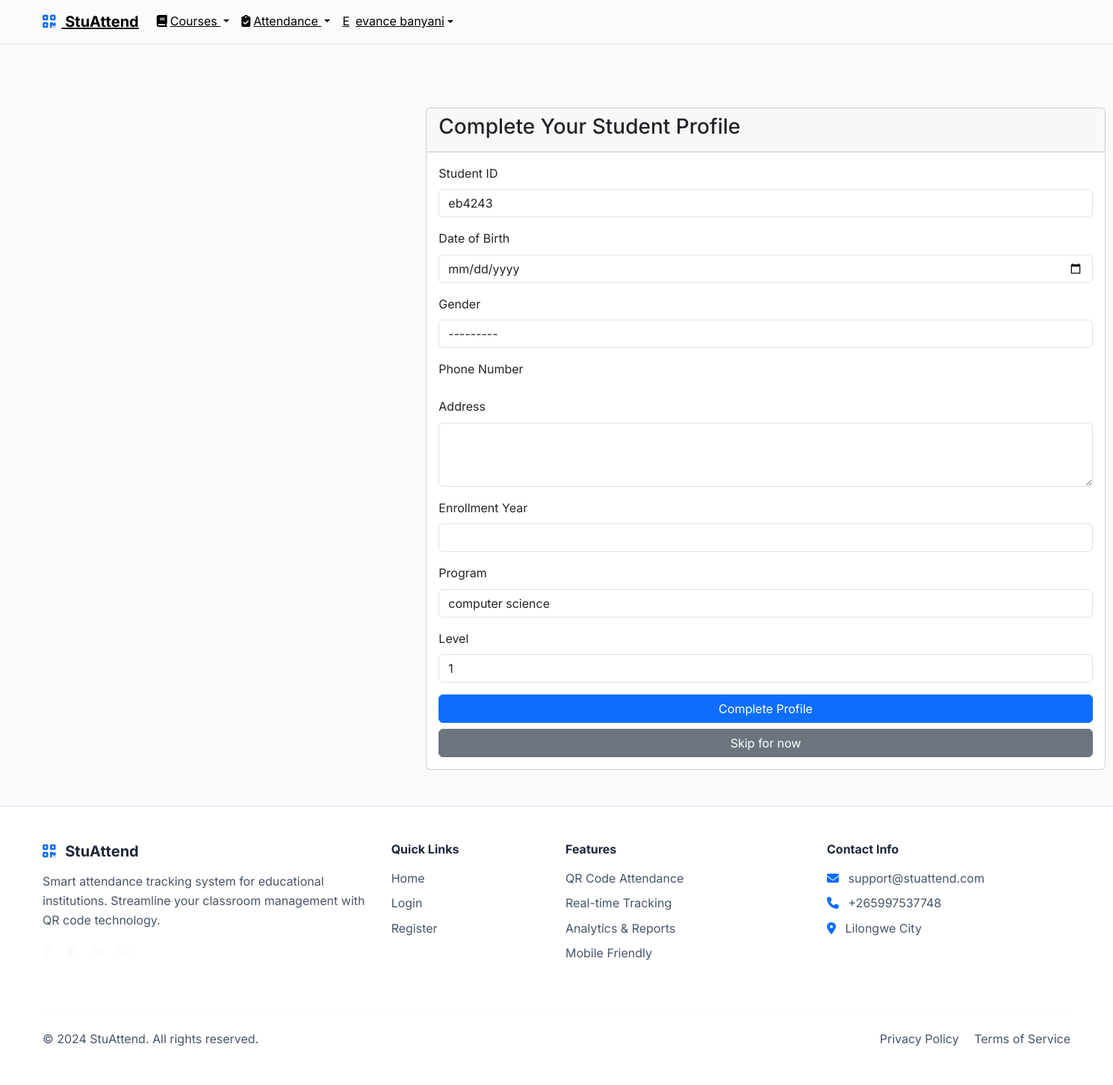
The page /accounts/complete-student-profile/ (signed in) on the database its author committed.
### accounts/models.py (models this page shows, shortened)
class User(AbstractUser):
    ROLE_CHOICES = [
        ('admin', 'Administrator'),
        ('lecturer', 'Lecturer'),
        ('student', 'Student'),
    ]
    role = models.CharField(max_length=10, choices=ROLE_CHOICES, default='student')
    email = models.EmailField(unique=True)
    phone = models.CharField(
        max_length=15,
        validators=[RegexValidator(r'^\+?1?\d{9,15}$')],
        blank=True,
        null=True
    )
    created_at = models.DateTimeField(auto_now_add=True)
    updated_at = models.DateTimeField(auto_now=True)
    USERNAME_FIELD = 'email'
    REQUIRED_FIELDS = ['username', 'first_name', 'last_name']

class Student(models.Model):
    GENDER_CHOICES = [
        ('Male', 'Male'),
        ('Female', 'Female'),
        ('Other', 'Other'),
    ]
    user = models.OneToOneField(User, on_delete=models.CASCADE, related_name='student_profile')
    student_id = models.CharField(max_length=20, unique=True)
    program = models.CharField(max_length=100)  # Renamed from department
    level = models.IntegerField(choices=[(i, str(i)) for i in range(1, 5)], default=1)  # Renamed from year_of_study
    enrollment_year = models.PositiveIntegerField(null=True, blank=True)  # Replaced enrollment_date
    date_of_birth = models.DateField(null=True, blank=True)
    gender = models.CharField(max_length=10, choices=GENDER_CHOICES, null=True, blank=True)
    address = models.TextField(null=True, blank=True)

### accounts/views.py (the view)
# urls.py: path('complete-student-profile/', views.complete_student_profile, name='complete_student_profile'),
@login_required
def complete_student_profile(request):
    if request.user.role != 'student':
        messages.error(request, 'Access denied.')
        return redirect('dashboard:home')
    student = None
    is_complete = False
    try:
        student = request.user.student_profile
        if student.date_of_birth:  # Proxy for completion
            is_complete = True
            messages.info(request, 'Profile already completed.')
            return redirect('dashboard:student_dashboard')
    except Student.DoesNotExist:
        pass
    if request.method == 'POST':
        if student:
            form = StudentProfileForm(request.POST, instance=student)
        else:
            form = StudentProfileForm(request.POST)
        if form.is_valid():
            student = form.save(user=request.user)
            messages.success(request, 'Student profile completed successfully!')
            return redirect('dashboard:student_dashboard')
        else:
            messages.error(request, 'Please correct the errors below.')
    else:
        if student:
            form = StudentProfileForm(instance=student)
        else:
            form = StudentProfileForm()
    return render(request, 'accounts/complete_student_profile.html', {'form': form})

### accounts/forms.py (shortened to what this page needs)
class StudentProfileForm(forms.ModelForm):
    phone = forms.CharField(
        max_length=15,
        required=False,
        widget=forms.TextInput(attrs={'class': 'form-control'}),
        help_text="Optional phone number"
    )
    class Meta:
        model = Student
        fields = ['student_id', 'program', 'level', 'enrollment_year', 'date_of_birth', 'gender', 'address']
        widgets = {
            'student_id': forms.TextInput(attrs={'class': 'form-control'}),
            'program': forms.TextInput(attrs={'class': 'form-control'}),
            'level': forms.Select(attrs={'class': 'form-control'}),
            'enrollment_year': forms.NumberInput(attrs={'class': 'form-control', 'min': '2000', 'max': '2030'}),
            'date_of_birth': forms.DateInput(attrs={'class': 'form-control', 'type': 'date'}),
            'gender': forms.Select(attrs={'class': 'form-control'}),
            'address': forms.Textarea(attrs={'class': 'form-control', 'rows': 3}),
        }

### templates/accounts/complete_student_profile.html (shortened to what this page needs)
{% extends 'base/base.html' %}
{% load static %}
{% block content %}
<div class="container mt-5">
    <div class="row justify-content-center">
        <div class="col-md-8">
            <div class="card">
                <div class="card-header">
                    <h3 class="card-title">Complete Your Student Profile</h3>
                </div>
                <div class="card-body">
                    <form method="post">
                        <div class="mb-3">
                            <label for="{{ form.student_id.id_for_label }}" class="form-label">Student ID</label>
                            {{ form.student_id }}
                        </div>
                        <div class="mb-3">
                            <label for="{{ form.date_of_birth.id_for_label }}" class="form-label">Date of Birth</label>
                            {{ form.date_of_birth }}
                        </div>
                        <div class="mb-3">
                            <label for="{{ form.gender.id_for_label }}" class="form-label">Gender</label>
                            {{ form.gender }}
                        </div>
                        <div class="mb-3">
                            <label for="{{ form.phone_number.id_for_label }}" class="form-label">Phone Number</label>
                        </div>
                        <div class="mb-3">
                            <label for="{{ form.address.id_for_label }}" class="form-label">Address</label>
                            {{ form.address }}
                        </div>
                        <div class="mb-3">
                            <label for="{{ form.enrollment_year.id_for_label }}" class="form-label">Enrollment Year</label>
                            {{ form.enrollment_year }}
                        </div>
                        <div class="mb-3">
                            <label for="{{ form.program.id_for_label }}" class="form-label">Program</label>
                            {{ form.program }}
                        </div>
                        <div class="mb-3">
                            <label for="{{ form.level.id_for_label }}" class="form-label">Level</label>
                            {{ form.level }}
                        </div>
                        <div class="d-grid gap-2">
                            <button type="submit" class="btn btn-primary">Complete Profile</button>
                            <a href="{% url 'dashboard:student_dashboard' %}" class="btn btn-secondary">Skip for now</a>
                        </div>
                    </form>
                </div>
            </div>
        </div>
    </div>
</div>
{% endblock %}

### templates/base/base.html (shortened to what this page needs)
<!DOCTYPE html>
<html lang="en">
{% load static %}
<head>
    <link href="https://cdn.jsdelivr.net/npm/bootstrap@5.3.0/dist/css/bootstrap.min.css" rel="stylesheet">
    <link rel="stylesheet" href="https://cdn.jsdelivr.net/npm/bootstrap-icons@1.10.0/font/bootstrap-icons.css">
    <link rel="stylesheet" href="https://cdnjs.cloudflare.com/ajax/libs/font-awesome/6.4.0/css/all.min.css">
    <link rel="stylesheet" href="{% static 'css/modern-styles.css' %}">
    <link rel="stylesheet" href="{% static 'css/styles.css' %}">
</head>
<body>
    <nav class="navbar navbar-expand-lg navbar-modern fixed-top" id="mainNavbar">
        <div class="container">
            <a class="navbar-brand fw-bold" href="/">
                <i class="fas fa-qrcode text-primary me-2"></i>
                StuAttend
            </a>
            <div class="collapse navbar-collapse" id="navbarNav">
                <ul class="navbar-nav">
                    {% if user.is_authenticated %}
                        <li class="nav-item dropdown">
                            <a class="nav-link dropdown-toggle {% if 'courses' in request.path %}active{% endif %}" href="#" id="coursesDropdown" role="button" data-bs-toggle="dropdown" aria-expanded="false">
                                <i class="fas fa-book me-1"></i>Courses
                            </a>
                        </li>
                        <li class="nav-item dropdown">
                            <a class="nav-link dropdown-toggle {% if 'attendance' in request.path %}active{% endif %}" href="#" id="attendanceDropdown" role="button" data-bs-toggle="dropdown" aria-expanded="false">
                                <i class="fas fa-clipboard-check me-1"></i>Attendance
                            </a>
                        </li>
                        <li class="nav-item dropdown">
                            <a class="nav-link dropdown-toggle d-flex align-items-center" href="#" id="navbarDropdown" role="button" data-bs-toggle="dropdown">
                                <div class="avatar-circle me-2">
                                    {{ user.get_full_name|default:user.username|first|upper }}
                                </div>
                                {{ user.get_full_name|default:user.username }}
                            </a>
                        </li>
                    {% endif %}
                </ul>
            </div>
        </div>
    </nav>
    <main class="{% if not request.path == '/' %}main-content container-fluid mt-5 pt-5{% endif %}">
        {% block content %}{% endblock %}
    </main>
    <footer class="footer-modern py-5 mt-5">
        <div class="container">
            <div class="row">
                <div class="col-lg-4 mb-4">
                    <h5 class="fw-bold mb-3">
                        <i class="fas fa-qrcode text-primary me-2"></i>
                        StuAttend
                    </h5>
                    <p class="text-light-emphasis">
                        Smart attendance tracking system for educational institutions.
                        Streamline your classroom management with QR code technology.
                    </p>
                    <div class="social-links">
                        <a href="#" class="text-light me-3"><i class="fab fa-facebook-f"></i></a>
                        <a href="#" class="text-light me-3"><i class="fab fa-twitter"></i></a>
                        <a href="#" class="text-light me-3"><i class="fab fa-linkedin-in"></i></a>
                        <a href="#" class="text-light"><i class="fab fa-instagram"></i></a>
                    </div>
                </div>
                <div class="col-lg-2 mb-4">
                    <h6 class="fw-bold mb-3">Quick Links</h6>
                    <ul class="list-unstyled">
                        <li class="mb-2"><a href="/" class="text-light-emphasis text-decoration-none">Home</a></li>
                        <li class="mb-2"><a href="{% url 'accounts:login' %}" class="text-light-emphasis text-decoration-none">Login</a></li>
                        <li class="mb-2"><a href="{% url 'accounts:register' %}" class="text-light-emphasis text-decoration-none">Register</a></li>
                    </ul>
                </div>
                <div class="col-lg-3 mb-4">
                    <h6 class="fw-bold mb-3">Features</h6>
                    <ul class="list-unstyled">
                        <li class="mb-2"><a href="#" class="text-light-emphasis text-decoration-none">QR Code Attendance</a></li>
                        <li class="mb-2"><a href="#" class="text-light-emphasis text-decoration-none">Real-time Tracking</a></li>
                        <li class="mb-2"><a href="#" class="text-light-emphasis text-decoration-none">Analytics & Reports</a></li>
                        <li class="mb-2"><a href="#" class="text-light-emphasis text-decoration-none">Mobile Friendly</a></li>
                    </ul>
                </div>
                <div class="col-lg-3 mb-4">
                    <h6 class="fw-bold mb-3">Contact Info</h6>
                    <ul class="list-unstyled">
                        <li class="mb-2">
                            <i class="fas fa-envelope text-primary me-2"></i>
                            <span class="text-light-emphasis">support@stuattend.com</span>
                        </li>
                        <li class="mb-2">
                            <i class="fas fa-phone text-primary me-2"></i>
                            <span class="text-light-emphasis">+265997537748</span>
                        </li>
                        <li class="mb-2">
                            <i class="fas fa-map-marker-alt text-primary me-2"></i>
                            <span class="text-light-emphasis">Lilongwe City</span>
                        </li>
                    </ul>
                </div>
            </div>
            <hr class="my-4">
            <div class="row align-items-center">
                <div class="col-md-6">
                    <p class="text-light-emphasis mb-0">&copy; 2024 StuAttend. All rights reserved.</p>
                </div>
                <div class="col-md-6 text-md-end">
                    <a href="#" class="text-light-emphasis text-decoration-none me-3">Privacy Policy</a>
                    <a href="#" class="text-light-emphasis text-decoration-none">Terms of Service</a>
                </div>
            </div>
        </div>
    </footer>
</body>
</html>

### static/css/modern-styles.css (style rules this page uses)
:root { --primary-color: #6366f1; --primary-dark: #4f46e5; --secondary-color: #8b5cf6; --accent-color: #06b6d4; --success-color: #10b981; --warning-color: #f59e0b; --error-color: #ef4444; --dark-color: #1e293b; --light-color: #f8fafc; --gray-100: #f1f5f9; --gray-200: #e2e8f0; --gray-300: #cbd5e1; --gray-400: #94a3b8; --gray-500: #64748b; --gray-600: #475569; --gray-700: #334155; --gray-800: #1e293b; --gray-900: #0f172a; --shadow-sm: 0 1px 2px 0 rgb(0 0 0 / 0.05); --shadow-md: 0 4px 6px -1px rgb(0 0 0 / 0.1), 0 2px 4px -2px rgb(0 0 0 / 0.1); --shadow-lg: 0 10px 15px -3px rgb(0 0 0 / 0.1), 0 4px 6px -4px rgb(0 0 0 / 0.1); --shadow-xl: 0 20px 25px -5px rgb(0 0 0 / 0.1), 0 8px 10px -6px rgb(0 0 0 / 0.1); --border-radius: 0.5rem; --border-radius-lg: 0.75rem; --border-radius-xl: 1rem; }
* { margin: 0; padding: 0; box-sizing: border-box; }
body { font-family: 'Inter', -apple-system, BlinkMacSystemFont, 'Segoe UI', Roboto, sans-serif; line-height: 1.6; color: var(--gray-700); background-color: var(--light-color); }
.navbar-modern { background: #FBFBFB; backdrop-filter: blur(10px); border-bottom: 1px solid var(--gray-200); transition: all 0.3s ease; box-shadow: var(--shadow-sm); z-index: 1030; }
.navbar-modern .navbar-brand, .navbar-modern .nav-link { color: initial !important; text-decoration: underline !important; }
.footer-modern { background: white; color: var(--gray-700); border-top: 1px solid var(--gray-200); padding: 3rem 0 1rem; }
.footer-modern h5, .footer-modern h6 { color: var(--gray-800); }
.footer-modern .text-light-emphasis { color: var(--gray-600) !important; }
.footer-modern a { color: initial; text-decoration: underline; transition: none; }
.footer-modern .social-links a { color: var(--gray-600); transition: color 0.3s ease; }
.footer-modern hr { border-color: var(--gray-200); }
.main-content { transition: margin-left 0.3s ease; }
@media (min-width: 992px) { .main-content { margin-left: 280px; } }
@media (min-width: 1200px) { .container { max-width: 1400px; } }
body { transition: padding-top 0.3s ease; }

### rows shown on the page
User: get_full_name|first "E", get_full_name "evance banyani"
Student: student_id "eb4243", gender "---------", program "computer science", level "1"
